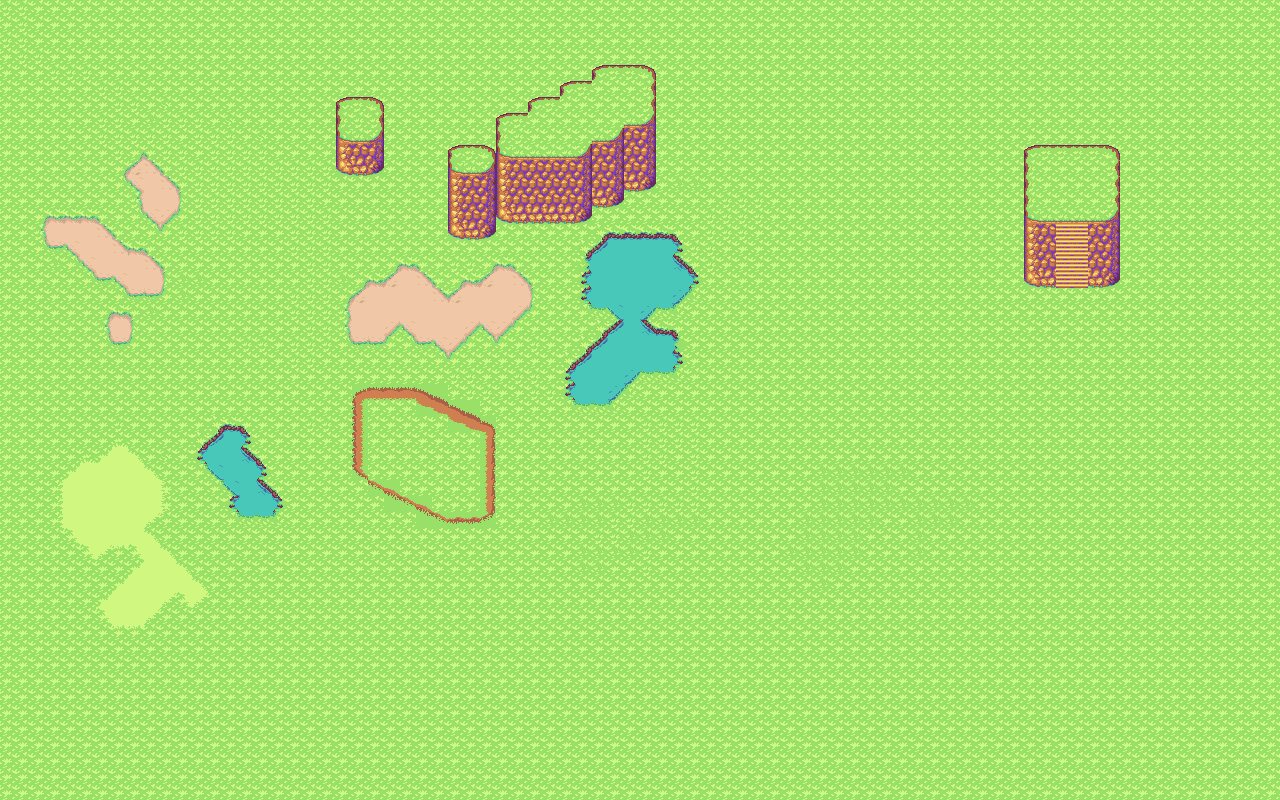

A 2D game scene composited from a Tiled map and its tileset images. What follows is a short description and the map's XML, with each tile layer's data collapsed to a summary:
An orthogonal 80x50 tile map with 16x16 px tiles, 2 tile layers (ground, over), 2 hidden layers not drawn and 1 object (truc).

<map version="1.0" orientation="orthogonal" width="80" height="50" tilewidth="16" tileheight="16">
 <tileset firstgid="1" name="forestPath" tilewidth="16" tileheight="16">
  <image source="../graphics/tiles/forestPath.png" />
 </tileset>
 <layer name="ground" width="80" height="50">
  <data>[4000 cells, 3998 non-empty, 74 distinct tile ids]</data>
 </layer>
 <layer name="fringe" width="80" height="50" visible="0">
  <data>[4000 cells, 0 non-empty, 0 distinct tile ids]</data>
 </layer>
 <layer name="over" width="80" height="50">
  <data>[4000 cells, 32 non-empty, 6 distinct tile ids]</data>
 </layer>
 <layer name="collision" width="80" height="50" visible="0">
  <data>[4000 cells, 877 non-empty, 1 distinct tile ids]</data>
 </layer>
 <objectgroup name="objects" width="80" height="50" visible="0">
  <object name="machin" type="truc" x="274" y="189" width="127" height="158">
   <properties>
    <property name="damage" value="50" />
   </properties>
  </object>
 </objectgroup>
</map>